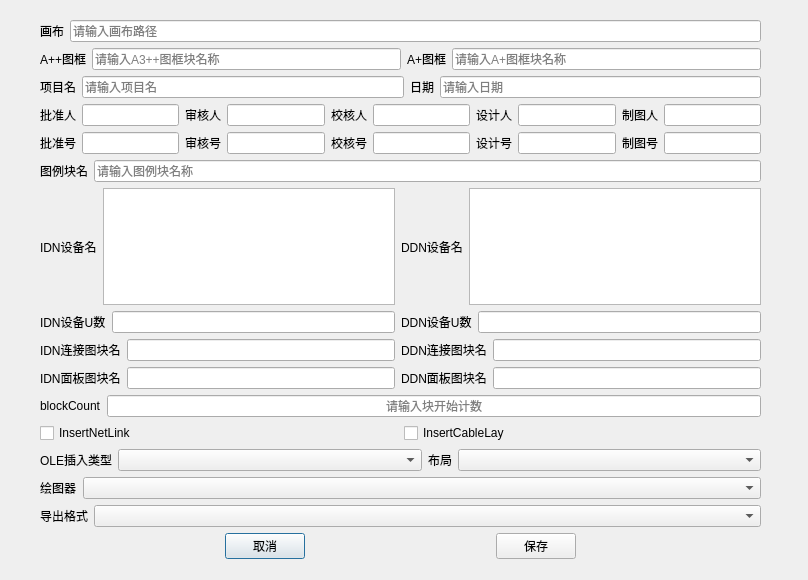
<?xml version="1.0" encoding="UTF-8"?>
<ui version="4.0">
 <class>DMset</class>
 <widget class="QDialog" name="DMset">
  <property name="geometry">
   <rect>
    <x>0</x>
    <y>0</y>
    <width>808</width>
    <height>580</height>
   </rect>
  </property>
  <property name="sizePolicy">
   <sizepolicy hsizetype="Preferred" vsizetype="Preferred">
    <horstretch>0</horstretch>
    <verstretch>0</verstretch>
   </sizepolicy>
  </property>
  <property name="windowTitle">
   <string>Dialog</string>
  </property>
  <widget class="QWidget" name="verticalLayoutWidget">
   <property name="geometry">
    <rect>
     <x>40</x>
     <y>20</y>
     <width>721</width>
     <height>539</height>
    </rect>
   </property>
   <layout class="QVBoxLayout" name="verticalLayout">
    <item>
     <layout class="QHBoxLayout" name="horizontalLayout_5">
      <item>
       <widget class="QLabel" name="label_7">
        <property name="sizePolicy">
         <sizepolicy hsizetype="Maximum" vsizetype="Preferred">
          <horstretch>0</horstretch>
          <verstretch>0</verstretch>
         </sizepolicy>
        </property>
        <property name="text">
         <string>画布</string>
        </property>
       </widget>
      </item>
      <item>
       <widget class="ExtendedLineEdit" name="lineEdit_convas">
        <property name="placeholderText">
         <string>请输入画布路径</string>
        </property>
       </widget>
      </item>
     </layout>
    </item>
    <item>
     <layout class="QHBoxLayout" name="horizontalLayout_3"/>
    </item>
    <item>
     <layout class="QHBoxLayout" name="horizontalLayout_15">
      <item>
       <widget class="QLabel" name="label_30">
        <property name="sizePolicy">
         <sizepolicy hsizetype="Maximum" vsizetype="Preferred">
          <horstretch>0</horstretch>
          <verstretch>0</verstretch>
         </sizepolicy>
        </property>
        <property name="text">
         <string>A++图框</string>
        </property>
       </widget>
      </item>
      <item>
       <widget class="QLineEdit" name="lineEdit_frameLeft">
        <property name="placeholderText">
         <string>请输入A3++图框块名称</string>
        </property>
       </widget>
      </item>
      <item>
       <widget class="QLabel" name="label_31">
        <property name="sizePolicy">
         <sizepolicy hsizetype="Maximum" vsizetype="Preferred">
          <horstretch>0</horstretch>
          <verstretch>0</verstretch>
         </sizepolicy>
        </property>
        <property name="text">
         <string>A+图框</string>
        </property>
       </widget>
      </item>
      <item>
       <widget class="QLineEdit" name="lineEdit_frameRight">
        <property name="placeholderText">
         <string>请输入A+图框块名称</string>
        </property>
       </widget>
      </item>
     </layout>
    </item>
    <item>
     <layout class="QHBoxLayout" name="horizontalLayout_4">
      <item>
       <widget class="QLabel" name="label_6">
        <property name="sizePolicy">
         <sizepolicy hsizetype="Maximum" vsizetype="Preferred">
          <horstretch>0</horstretch>
          <verstretch>0</verstretch>
         </sizepolicy>
        </property>
        <property name="text">
         <string>项目名</string>
        </property>
       </widget>
      </item>
      <item>
       <widget class="ExtendedLineEdit" name="lineEdit_project">
        <property name="sizePolicy">
         <sizepolicy hsizetype="Preferred" vsizetype="Fixed">
          <horstretch>0</horstretch>
          <verstretch>0</verstretch>
         </sizepolicy>
        </property>
        <property name="placeholderText">
         <string>请输入项目名</string>
        </property>
       </widget>
      </item>
      <item>
       <widget class="QLabel" name="label_5">
        <property name="sizePolicy">
         <sizepolicy hsizetype="Maximum" vsizetype="Preferred">
          <horstretch>0</horstretch>
          <verstretch>0</verstretch>
         </sizepolicy>
        </property>
        <property name="text">
         <string>日期</string>
        </property>
       </widget>
      </item>
      <item>
       <widget class="QLineEdit" name="lineEdit_date">
        <property name="sizePolicy">
         <sizepolicy hsizetype="Preferred" vsizetype="Minimum">
          <horstretch>0</horstretch>
          <verstretch>0</verstretch>
         </sizepolicy>
        </property>
        <property name="placeholderText">
         <string>请输入日期</string>
        </property>
       </widget>
      </item>
     </layout>
    </item>
    <item>
     <layout class="QHBoxLayout" name="horizontalLayout_9">
      <item>
       <widget class="QLabel" name="label_11">
        <property name="sizePolicy">
         <sizepolicy hsizetype="Maximum" vsizetype="Preferred">
          <horstretch>0</horstretch>
          <verstretch>0</verstretch>
         </sizepolicy>
        </property>
        <property name="text">
         <string>批准人</string>
        </property>
       </widget>
      </item>
      <item>
       <widget class="QLineEdit" name="lineEdit_approve"/>
      </item>
      <item>
       <widget class="QLabel" name="label_12">
        <property name="sizePolicy">
         <sizepolicy hsizetype="Maximum" vsizetype="Preferred">
          <horstretch>0</horstretch>
          <verstretch>0</verstretch>
         </sizepolicy>
        </property>
        <property name="text">
         <string>审核人</string>
        </property>
       </widget>
      </item>
      <item>
       <widget class="QLineEdit" name="lineEdit_review1"/>
      </item>
      <item>
       <widget class="QLabel" name="label_15">
        <property name="sizePolicy">
         <sizepolicy hsizetype="Maximum" vsizetype="Preferred">
          <horstretch>0</horstretch>
          <verstretch>0</verstretch>
         </sizepolicy>
        </property>
        <property name="text">
         <string>校核人</string>
        </property>
       </widget>
      </item>
      <item>
       <widget class="QLineEdit" name="lineEdit_check"/>
      </item>
      <item>
       <widget class="QLabel" name="label_13">
        <property name="sizePolicy">
         <sizepolicy hsizetype="Maximum" vsizetype="Preferred">
          <horstretch>0</horstretch>
          <verstretch>0</verstretch>
         </sizepolicy>
        </property>
        <property name="text">
         <string>设计人</string>
        </property>
       </widget>
      </item>
      <item>
       <widget class="QLineEdit" name="lineEdit_design"/>
      </item>
      <item>
       <widget class="QLabel" name="label_14">
        <property name="sizePolicy">
         <sizepolicy hsizetype="Maximum" vsizetype="Preferred">
          <horstretch>0</horstretch>
          <verstretch>0</verstretch>
         </sizepolicy>
        </property>
        <property name="text">
         <string>制图人</string>
        </property>
       </widget>
      </item>
      <item>
       <widget class="QLineEdit" name="lineEdit_draw"/>
      </item>
     </layout>
    </item>
    <item>
     <layout class="QHBoxLayout" name="horizontalLayout_10">
      <item>
       <widget class="QLabel" name="label_16">
        <property name="sizePolicy">
         <sizepolicy hsizetype="Maximum" vsizetype="Preferred">
          <horstretch>0</horstretch>
          <verstretch>0</verstretch>
         </sizepolicy>
        </property>
        <property name="text">
         <string>批准号</string>
        </property>
       </widget>
      </item>
      <item>
       <widget class="QLineEdit" name="lineEdit_approveNum"/>
      </item>
      <item>
       <widget class="QLabel" name="label_17">
        <property name="sizePolicy">
         <sizepolicy hsizetype="Maximum" vsizetype="Preferred">
          <horstretch>0</horstretch>
          <verstretch>0</verstretch>
         </sizepolicy>
        </property>
        <property name="text">
         <string>审核号</string>
        </property>
       </widget>
      </item>
      <item>
       <widget class="QLineEdit" name="lineEdit_review1Num"/>
      </item>
      <item>
       <widget class="QLabel" name="label_18">
        <property name="sizePolicy">
         <sizepolicy hsizetype="Maximum" vsizetype="Preferred">
          <horstretch>0</horstretch>
          <verstretch>0</verstretch>
         </sizepolicy>
        </property>
        <property name="text">
         <string>校核号</string>
        </property>
       </widget>
      </item>
      <item>
       <widget class="QLineEdit" name="lineEdit_checkNum"/>
      </item>
      <item>
       <widget class="QLabel" name="label_19">
        <property name="sizePolicy">
         <sizepolicy hsizetype="Maximum" vsizetype="Preferred">
          <horstretch>0</horstretch>
          <verstretch>0</verstretch>
         </sizepolicy>
        </property>
        <property name="text">
         <string>设计号</string>
        </property>
       </widget>
      </item>
      <item>
       <widget class="QLineEdit" name="lineEdit_designNum"/>
      </item>
      <item>
       <widget class="QLabel" name="label_20">
        <property name="sizePolicy">
         <sizepolicy hsizetype="Maximum" vsizetype="Preferred">
          <horstretch>0</horstretch>
          <verstretch>0</verstretch>
         </sizepolicy>
        </property>
        <property name="text">
         <string>制图号</string>
        </property>
       </widget>
      </item>
      <item>
       <widget class="QLineEdit" name="lineEdit_drawNum"/>
      </item>
     </layout>
    </item>
    <item>
     <layout class="QHBoxLayout" name="horizontalLayout_16">
      <item>
       <widget class="QLabel" name="label_32">
        <property name="sizePolicy">
         <sizepolicy hsizetype="Maximum" vsizetype="Preferred">
          <horstretch>0</horstretch>
          <verstretch>0</verstretch>
         </sizepolicy>
        </property>
        <property name="text">
         <string>图例块名</string>
        </property>
       </widget>
      </item>
      <item>
       <widget class="QLineEdit" name="lineEdit_legend">
        <property name="placeholderText">
         <string>请输入图例块名称</string>
        </property>
       </widget>
      </item>
     </layout>
    </item>
    <item>
     <layout class="QHBoxLayout" name="horizontalLayout_13">
      <item>
       <widget class="QLabel" name="label_22">
        <property name="sizePolicy">
         <sizepolicy hsizetype="Maximum" vsizetype="Preferred">
          <horstretch>0</horstretch>
          <verstretch>0</verstretch>
         </sizepolicy>
        </property>
        <property name="text">
         <string>IDN设备名</string>
        </property>
       </widget>
      </item>
      <item>
       <widget class="QPlainTextEdit" name="plainTextEdit_idnName"/>
      </item>
      <item>
       <widget class="QLabel" name="label_26">
        <property name="sizePolicy">
         <sizepolicy hsizetype="Maximum" vsizetype="Preferred">
          <horstretch>0</horstretch>
          <verstretch>0</verstretch>
         </sizepolicy>
        </property>
        <property name="text">
         <string>DDN设备名</string>
        </property>
       </widget>
      </item>
      <item>
       <widget class="QPlainTextEdit" name="plainTextEdit_ddnName"/>
      </item>
     </layout>
    </item>
    <item>
     <layout class="QHBoxLayout" name="horizontalLayout_11">
      <item>
       <widget class="QLabel" name="label_23">
        <property name="sizePolicy">
         <sizepolicy hsizetype="Maximum" vsizetype="Preferred">
          <horstretch>0</horstretch>
          <verstretch>0</verstretch>
         </sizepolicy>
        </property>
        <property name="text">
         <string>IDN设备U数</string>
        </property>
       </widget>
      </item>
      <item>
       <widget class="QLineEdit" name="lineEdit_idnHeightU"/>
      </item>
      <item>
       <widget class="QLabel" name="label_27">
        <property name="sizePolicy">
         <sizepolicy hsizetype="Maximum" vsizetype="Preferred">
          <horstretch>0</horstretch>
          <verstretch>0</verstretch>
         </sizepolicy>
        </property>
        <property name="text">
         <string>DDN设备U数</string>
        </property>
       </widget>
      </item>
      <item>
       <widget class="QLineEdit" name="lineEdit_ddnHeightU"/>
      </item>
     </layout>
    </item>
    <item>
     <layout class="QHBoxLayout" name="horizontalLayout_14">
      <item>
       <widget class="QLabel" name="label_25">
        <property name="sizePolicy">
         <sizepolicy hsizetype="Maximum" vsizetype="Preferred">
          <horstretch>0</horstretch>
          <verstretch>0</verstretch>
         </sizepolicy>
        </property>
        <property name="text">
         <string>IDN连接图块名</string>
        </property>
       </widget>
      </item>
      <item>
       <widget class="QLineEdit" name="lineEdit_idnConnection"/>
      </item>
      <item>
       <widget class="QLabel" name="label_29">
        <property name="sizePolicy">
         <sizepolicy hsizetype="Maximum" vsizetype="Preferred">
          <horstretch>0</horstretch>
          <verstretch>0</verstretch>
         </sizepolicy>
        </property>
        <property name="text">
         <string>DDN连接图块名</string>
        </property>
       </widget>
      </item>
      <item>
       <widget class="QLineEdit" name="lineEdit_ddnConnection"/>
      </item>
     </layout>
    </item>
    <item>
     <layout class="QHBoxLayout" name="horizontalLayout_12">
      <item>
       <widget class="QLabel" name="label_24">
        <property name="sizePolicy">
         <sizepolicy hsizetype="Maximum" vsizetype="Preferred">
          <horstretch>0</horstretch>
          <verstretch>0</verstretch>
         </sizepolicy>
        </property>
        <property name="text">
         <string>IDN面板图块名</string>
        </property>
       </widget>
      </item>
      <item>
       <widget class="QLineEdit" name="lineEdit_idnPanel"/>
      </item>
      <item>
       <widget class="QLabel" name="label_28">
        <property name="sizePolicy">
         <sizepolicy hsizetype="Maximum" vsizetype="Preferred">
          <horstretch>0</horstretch>
          <verstretch>0</verstretch>
         </sizepolicy>
        </property>
        <property name="text">
         <string>DDN面板图块名</string>
        </property>
       </widget>
      </item>
      <item>
       <widget class="QLineEdit" name="lineEdit_ddnPanel"/>
      </item>
     </layout>
    </item>
    <item>
     <layout class="QHBoxLayout" name="horizontalLayout_2">
      <item>
       <widget class="QLabel" name="label_8">
        <property name="sizePolicy">
         <sizepolicy hsizetype="Maximum" vsizetype="Preferred">
          <horstretch>0</horstretch>
          <verstretch>0</verstretch>
         </sizepolicy>
        </property>
        <property name="text">
         <string>blockCount</string>
        </property>
       </widget>
      </item>
      <item>
       <widget class="QLineEdit" name="lineEdit_blockCount">
        <property name="sizePolicy">
         <sizepolicy hsizetype="Minimum" vsizetype="Fixed">
          <horstretch>0</horstretch>
          <verstretch>0</verstretch>
         </sizepolicy>
        </property>
        <property name="alignment">
         <set>Qt::AlignCenter</set>
        </property>
        <property name="placeholderText">
         <string>请输入块开始计数</string>
        </property>
       </widget>
      </item>
     </layout>
    </item>
    <item>
     <layout class="QHBoxLayout" name="horizontalLayout_6">
      <item>
       <widget class="QCheckBox" name="checkBox_InsertNetLink">
        <property name="text">
         <string>InsertNetLink</string>
        </property>
       </widget>
      </item>
      <item>
       <widget class="QCheckBox" name="checkBox_InsertCableLay">
        <property name="text">
         <string>InsertCableLay</string>
        </property>
       </widget>
      </item>
     </layout>
    </item>
    <item>
     <layout class="QHBoxLayout" name="horizontalLayout_7">
      <item>
       <widget class="QLabel" name="label_9">
        <property name="sizePolicy">
         <sizepolicy hsizetype="Maximum" vsizetype="Preferred">
          <horstretch>0</horstretch>
          <verstretch>0</verstretch>
         </sizepolicy>
        </property>
        <property name="text">
         <string>OLE插入类型</string>
        </property>
       </widget>
      </item>
      <item>
       <widget class="QComboBox" name="combobox_oleType">
        <property name="sizePolicy">
         <sizepolicy hsizetype="Minimum" vsizetype="Fixed">
          <horstretch>0</horstretch>
          <verstretch>0</verstretch>
         </sizepolicy>
        </property>
       </widget>
      </item>
      <item>
       <widget class="QLabel" name="label_21">
        <property name="sizePolicy">
         <sizepolicy hsizetype="Maximum" vsizetype="Preferred">
          <horstretch>0</horstretch>
          <verstretch>0</verstretch>
         </sizepolicy>
        </property>
        <property name="text">
         <string>布局</string>
        </property>
       </widget>
      </item>
      <item>
       <widget class="QComboBox" name="combobox_layout">
        <property name="sizePolicy">
         <sizepolicy hsizetype="Minimum" vsizetype="Fixed">
          <horstretch>0</horstretch>
          <verstretch>0</verstretch>
         </sizepolicy>
        </property>
       </widget>
      </item>
     </layout>
    </item>
    <item>
     <layout class="QHBoxLayout" name="horizontalLayout_17">
      <item>
       <widget class="QLabel" name="label_4">
        <property name="sizePolicy">
         <sizepolicy hsizetype="Maximum" vsizetype="Preferred">
          <horstretch>0</horstretch>
          <verstretch>0</verstretch>
         </sizepolicy>
        </property>
        <property name="text">
         <string>绘图器</string>
        </property>
       </widget>
      </item>
      <item>
       <widget class="QComboBox" name="combobox_plotter">
        <property name="sizePolicy">
         <sizepolicy hsizetype="Minimum" vsizetype="Fixed">
          <horstretch>0</horstretch>
          <verstretch>0</verstretch>
         </sizepolicy>
        </property>
       </widget>
      </item>
     </layout>
    </item>
    <item>
     <layout class="QHBoxLayout" name="horizontalLayout_8">
      <item>
       <widget class="QLabel" name="label_10">
        <property name="sizePolicy">
         <sizepolicy hsizetype="Maximum" vsizetype="Preferred">
          <horstretch>0</horstretch>
          <verstretch>0</verstretch>
         </sizepolicy>
        </property>
        <property name="text">
         <string>导出格式</string>
        </property>
       </widget>
      </item>
      <item>
       <widget class="QComboBox" name="combobox_exportFormat">
        <property name="sizePolicy">
         <sizepolicy hsizetype="Minimum" vsizetype="Fixed">
          <horstretch>0</horstretch>
          <verstretch>0</verstretch>
         </sizepolicy>
        </property>
        <property name="placeholderText">
         <string>请选择导出格式</string>
        </property>
       </widget>
      </item>
     </layout>
    </item>
    <item>
     <layout class="QHBoxLayout" name="horizontalLayout">
      <item>
       <widget class="QPushButton" name="pushButton_cancel">
        <property name="sizePolicy">
         <sizepolicy hsizetype="Fixed" vsizetype="Fixed">
          <horstretch>0</horstretch>
          <verstretch>0</verstretch>
         </sizepolicy>
        </property>
        <property name="text">
         <string>取消</string>
        </property>
       </widget>
      </item>
      <item>
       <widget class="QPushButton" name="pushButton_save">
        <property name="sizePolicy">
         <sizepolicy hsizetype="Fixed" vsizetype="Fixed">
          <horstretch>0</horstretch>
          <verstretch>0</verstretch>
         </sizepolicy>
        </property>
        <property name="text">
         <string>保存</string>
        </property>
       </widget>
      </item>
     </layout>
    </item>
   </layout>
  </widget>
 </widget>
 <customwidgets>
  <customwidget>
   <class>ExtendedLineEdit</class>
   <extends>QLineEdit</extends>
   <header>....tool.common</header>
  </customwidget>
 </customwidgets>
 <resources/>
 <connections>
  <connection>
   <sender>pushButton_save</sender>
   <signal>clicked()</signal>
   <receiver>DMset</receiver>
   <slot>remove()</slot>
   <hints>
    <hint type="sourcelabel">
     <x>562</x>
     <y>349</y>
    </hint>
    <hint type="destinationlabel">
     <x>694</x>
     <y>383</y>
    </hint>
   </hints>
  </connection>
  <connection>
   <sender>pushButton_cancel</sender>
   <signal>clicked()</signal>
   <receiver>DMset</receiver>
   <slot>reject()</slot>
   <hints>
    <hint type="sourcelabel">
     <x>306</x>
     <y>352</y>
    </hint>
    <hint type="destinationlabel">
     <x>403</x>
     <y>382</y>
    </hint>
   </hints>
  </connection>
 </connections>
 <slots>
  <slot>remove()</slot>
 </slots>
</ui>
